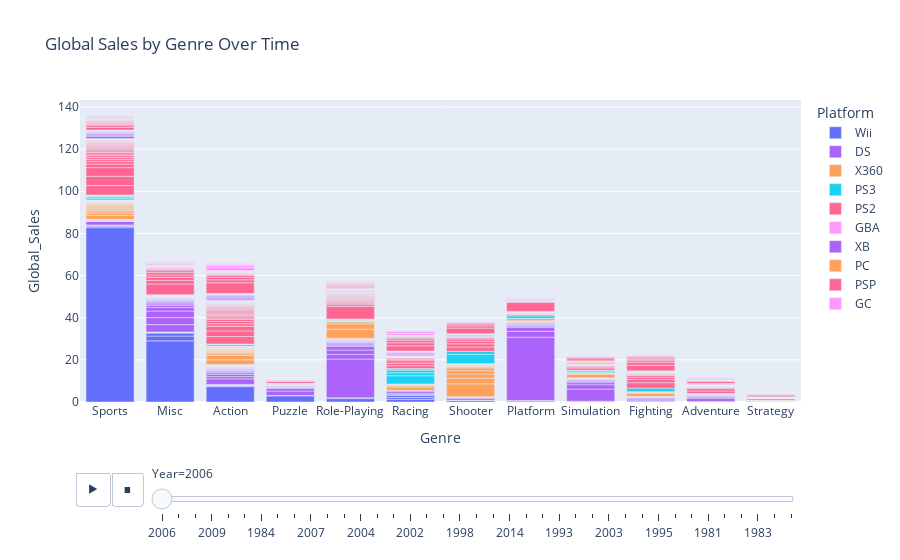

The notebook cell saved with this chart:
### Code cell
# Create a bar chart with a dropdown to filter by year
fig = px.bar(df, x='Genre', y='Global_Sales', color='Platform', animation_frame='Year', 
             title="Global Sales by Genre Over Time")
fig.show()

### Figure 1 — Plotly figure (JSON) as saved in the notebook; plotly's stock layout.template omitted (floating-point values rounded to 4 significant figures; data arrays with more than 128 entries replaced by an {"elided": "..."} marker saying what was removed)
{"data": [{"alignmentgroup": "True", "hovertemplate": "Platform=Wii<br>Year=2006<br>Genre=%{x}<br>Global_Sales=%{y}<extra></extra>", "legendgroup": "Wii", "marker": {"color": "#636efa", "pattern": {"shape": ""}}, "name": "Wii", "offsetgroup": "Wii", "orientation": "v", "showlegend": true, "textposition": "auto", "type": "bar", "x": ["Sports", "Misc", "Action", "Puzzle", "Misc", "Role-Playing", "Misc", "Racing", "Racing", "Racing", "Shooter", "Sports", "Racing", "Racing", "Platform", "Sports", "Role-Playing", "Simulation", "Action", "Fighting", "Fighting", "Adventure", "Sports", "Action", "Misc", "Shooter", "Misc", "Action", "Puzzle", "Action", "Misc", "Platform", "Platform", "Shooter", "Platform", "Action", "Action", "Action", "Strategy", "Misc", "Simulation", "Action", "Misc", "Puzzle"], "xaxis": "x", "y": [82.74, 29.02, 7.31, 2.92, 2.27, 1.61, 1.44, 1.29, 0.94, 0.89, 0.68, 0.56, 0.54, 0.52, 0.51, 0.5, 0.41, 0.35, 0.33, 0.33, 0.3, 0.28, 0.23, 0.22, 0.19, 0.15, 0.14, 0.14, 0.14, 0.13, 0.1, 0.09, 0.08, 0.08, 0.07, 0.07, 0.06, 0.05, 0.05, 0.05, 0.05, 0.04, 0.02, 0.02], "yaxis": "y"}, {"alignmentgroup": "True", "hovertemplate": "Platform=DS<br>Year=2006<br>Genre=%{x}<br>Global_Sales=%{y}<extra></extra>", "legendgroup": "DS", "marker": {"color": "#ab63fa", "pattern": {"shape": ""}}, "name": "DS", "offsetgroup": "DS", "orientation": "v", "showlegend": true, "textposition": "auto", "type": "bar", "x": {"elided": "202 str values"}, "xaxis": "x", "y": {"elided": "202 float values"}, "yaxis": "y"}, {"alignmentgroup": "True", "hovertemplate": "Platform=X360<br>Year=2006<br>Genre=%{x}<br>Global_Sales=%{y}<extra></extra>", "legendgroup": "X360", "marker": {"color": "#FFA15A", "pattern": {"shape": ""}}, "name": "X360", "offsetgroup": "X360", "orientation": "v", "showlegend": true, "textposition": "auto", "type": "bar", "x": ["Shooter", "Role-Playing", "Shooter", "Role-Playing", "Action", "Action", "Shooter", "Sports", "Racing", "Simulation", "Shooter", "Fighting", "Shooter", "Platform", "Sports", "Role-Playing", "Action", "Sports", "Sports", "Action", "Sports", "Fighting", "Racing", "Sports", "Sports", "Sports", "Sports", "Simulation", "Shooter", "Action", "Action", "Sports", "Shooter", "Action", "Racing", "Shooter", "Strategy", "Action", "Simulation", "Sports", "Sports", "Action", "Sports", "Racing", "Action", "Shooter", "Action", "Shooter", "Simulation", "Sports", "Role-Playing", "Role-Playing", "Action", "Sports", "Misc", "Role-Playing", "Sports", "Shooter", "Action", "Action", "Sports", "Shooter", "Racing", "Fighting", "Sports", "Action", "Action", "Role-Playing", "Sports", "Platform", "Racing", "Sports", "Shooter", "Racing", "Role-Playing", "Sports", "Action", "Action", "Fighting", "Shooter", "Misc", "Strategy", "Misc", "Fighting", "Puzzle", "Sports", "Role-Playing", "Role-Playing", "Shooter", "Shooter", "Strategy", "Sports", "Action"], "xaxis": "x", "y": [6.11, 4.39, 2.71, 2.5, 2.19, 2.09, 1.96, 1.8, 1.66, 1.63, 1.54, 1.47, 1.34, 1.05, 1, 0.92, 0.78, 0.76, 0.73, 0.64, 0.58, 0.51, 0.51, 0.49, 0.48, 0.48, 0.46, 0.42, 0.41, 0.4, 0.39, 0.37, 0.34, 0.34, 0.32, 0.32, 0.31, 0.3, 0.28, 0.28, 0.27, 0.27, 0.26, 0.25, 0.25, 0.25, 0.24, 0.22, 0.22, 0.21, 0.19, 0.19, 0.17, 0.17, 0.16, 0.16, 0.16, 0.15, 0.14, 0.14, 0.14, 0.14, 0.14, 0.13, 0.13, 0.13, 0.13, 0.12, 0.12, 0.11, 0.11, 0.1, 0.1, 0.09, 0.09, 0.08, 0.08, 0.08, 0.07, 0.07, 0.07, 0.06, 0.05, 0.04, 0.04, 0.03, 0.02, 0.02, 0.02, 0.01, 0.01, 0.01, 0.01], "yaxis": "y"}, {"alignmentgroup": "True", "hovertemplate": "Platform=PS3<br>Year=2006<br>Genre=%{x}<br>Global_Sales=%{y}<extra></extra>", "legendgroup": "PS3", "marker": {"color": "#19d3f3", "pattern": {"shape": ""}}, "name": "PS3", "offsetgroup": "PS3", "orientation": "v", "showlegend": true, "textposition": "auto", "type": "bar", "x": ["Shooter", "Racing", "Fighting", "Shooter", "Racing", "Racing", "Platform", "Action", "Simulation", "Sports", "Racing", "Sports", "Sports", "Role-Playing", "Sports", "Sports", "Simulation", "Role-Playing", "Simulation", "Racing", "Sports", "Action", "Action", "Misc", "Sports", "Misc", "Simulation"], "xaxis": "x", "y": [4.35, 3.88, 1.67, 1.52, 1.37, 1.26, 1.18, 0.76, 0.67, 0.63, 0.61, 0.52, 0.5, 0.39, 0.38, 0.26, 0.2, 0.2, 0.2, 0.18, 0.12, 0.12, 0.04, 0.03, 0.01, 0.01, 0.01], "yaxis": "y"}, {"alignmentgroup": "True", "hovertemplate": "Platform=PS2<br>Year=2006<br>Genre=%{x}<br>Global_Sales=%{y}<extra></extra>", "legendgroup": "PS2", "marker": {"color": "#FF6692", "pattern": {"shape": ""}}, "name": "PS2", "offsetgroup": "PS2", "orientation": "v", "showlegend": true, "textposition": "auto", "type": "bar", "x": {"elided": "259 str values"}, "xaxis": "x", "y": {"elided": "259 float values"}, "yaxis": "y"}, {"alignmentgroup": "True", "hovertemplate": "Platform=GBA<br>Year=2006<br>Genre=%{x}<br>Global_Sales=%{y}<extra></extra>", "legendgroup": "GBA", "marker": {"color": "#FF97FF", "pattern": {"shape": ""}}, "name": "GBA", "offsetgroup": "GBA", "orientation": "v", "showlegend": true, "textposition": "auto", "type": "bar", "x": ["Racing", "Adventure", "Role-Playing", "Misc", "Role-Playing", "Role-Playing", "Platform", "Role-Playing", "Misc", "Platform", "Simulation", "Action", "Platform", "Platform", "Action", "Adventure", "Action", "Puzzle", "Action", "Action", "Platform", "Role-Playing", "Sports", "Role-Playing", "Sports", "Sports", "Shooter", "Sports", "Action", "Role-Playing", "Action", "Misc", "Action", "Misc", "Action", "Action", "Racing", "Puzzle", "Platform"], "xaxis": "x", "y": [1.13, 0.47, 0.4, 0.3, 0.28, 0.28, 0.27, 0.26, 0.26, 0.25, 0.16, 0.16, 0.13, 0.1, 0.09, 0.09, 0.07, 0.07, 0.07, 0.05, 0.04, 0.03, 0.03, 0.03, 0.03, 0.03, 0.03, 0.03, 0.03, 0.03, 0.02, 0.02, 0.02, 0.02, 0.02, 0.02, 0.01, 0.01, 0.01], "yaxis": "y"}, {"alignmentgroup": "True", "hovertemplate": "Platform=XB<br>Year=2006<br>Genre=%{x}<br>Global_Sales=%{y}<extra></extra>", "legendgroup": "XB", "marker": {"color": "#ab63fa", "pattern": {"shape": ""}}, "name": "XB", "offsetgroup": "XB", "orientation": "v", "showlegend": true, "textposition": "auto", "type": "bar", "x": ["Sports", "Sports", "Action", "Sports", "Action", "Racing", "Action", "Action", "Shooter", "Action", "Sports", "Shooter", "Fighting", "Sports", "Sports", "Racing", "Racing", "Sports", "Shooter", "Action", "Sports", "Action", "Action", "Racing", "Sports", "Sports", "Action", "Platform", "Platform", "Sports", "Simulation", "Shooter", "Action", "Racing", "Sports", "Sports", "Strategy", "Racing", "Racing", "Sports", "Action", "Adventure", "Shooter", "Racing", "Misc", "Action", "Sports", "Sports", "Sports", "Shooter", "Fighting", "Shooter", "Fighting", "Sports", "Shooter", "Sports", "Shooter", "Action", "Shooter", "Racing", "Racing", "Sports"], "xaxis": "x", "y": [1.02, 0.56, 0.55, 0.54, 0.49, 0.47, 0.44, 0.44, 0.42, 0.42, 0.34, 0.33, 0.33, 0.33, 0.24, 0.2, 0.2, 0.19, 0.17, 0.15, 0.15, 0.14, 0.13, 0.13, 0.13, 0.12, 0.1, 0.1, 0.1, 0.08, 0.08, 0.08, 0.07, 0.07, 0.06, 0.05, 0.05, 0.04, 0.04, 0.04, 0.04, 0.04, 0.04, 0.03, 0.03, 0.03, 0.03, 0.03, 0.03, 0.03, 0.02, 0.02, 0.02, 0.02, 0.02, 0.02, 0.02, 0.02, 0.02, 0.02, 0.02, 0.01], "yaxis": "y"}, {"alignmentgroup": "True", "hovertemplate": "Platform=PC<br>Year=2006<br>Genre=%{x}<br>Global_Sales=%{y}<extra></extra>", "legendgroup": "PC", "marker": {"color": "#FFA15A", "pattern": {"shape": ""}}, "name": "PC", "offsetgroup": "PC", "orientation": "v", "showlegend": true, "textposition": "auto", "type": "bar", "x": ["Simulation", "Simulation", "Simulation", "Role-Playing", "Strategy", "Strategy", "Role-Playing", "Role-Playing", "Racing", "Strategy", "Adventure", "Simulation", "Simulation", "Strategy", "Action", "Simulation", "Strategy", "Simulation", "Action", "Shooter", "Strategy", "Simulation", "Strategy", "Action", "Strategy", "Role-Playing", "Shooter", "Role-Playing", "Strategy", "Strategy", "Shooter", "Puzzle", "Strategy", "Strategy", "Racing", "Simulation", "Simulation", "Sports", "Strategy", "Action", "Strategy", "Action", "Action", "Simulation", "Simulation", "Role-Playing", "Shooter", "Misc", "Role-Playing", "Sports", "Misc", "Puzzle"], "xaxis": "x", "y": [0.52, 0.43, 0.3, 0.26, 0.09, 0.09, 0.06, 0.06, 0.05, 0.05, 0.05, 0.04, 0.04, 0.04, 0.04, 0.04, 0.04, 0.04, 0.04, 0.03, 0.03, 0.03, 0.03, 0.03, 0.03, 0.03, 0.03, 0.03, 0.02, 0.02, 0.02, 0.02, 0.02, 0.02, 0.02, 0.02, 0.02, 0.02, 0.02, 0.02, 0.02, 0.02, 0.02, 0.02, 0.02, 0.02, 0.01, 0.01, 0.01, 0.01, 0.01, 0.01], "yaxis": "y"}, {"alignmentgroup": "True", "hovertemplate": "Platform=PSP<br>Year=2006<br>Genre=%{x}<br>Global_Sales=%{y}<extra></extra>", "legendgroup": "PSP", "marker": {"color": "#FF6692", "pattern": {"shape": ""}}, "name": "PSP", "offsetgroup": "PSP", "orientation": "v", "showlegend": true, "textposition": "auto", "type": "bar", "x": {"elided": "190 str values"}, "xaxis": "x", "y": {"elided": "190 float values"}, "yaxis": "y"}, {"alignmentgroup": "True", "hovertemplate": "Platform=GC<br>Year=2006<br>Genre=%{x}<br>Global_Sales=%{y}<extra></extra>", "legendgroup": "GC", "marker": {"color": "#FF97FF", "pattern": {"shape": ""}}, "name": "GC", "offsetgroup": "GC", "orientation": "v", "showlegend": true, "textposition": "auto", "type": "bar", "x": ["Action", "Action", "Racing", "Racing", "Sports", "Adventure", "Action", "Racing", "Platform", "Platform", "Action", "Simulation", "Action", "Adventure", "Platform", "Platform", "Sports", "Platform", "Sports", "Action", "Platform", "Platform", "Action", "Action", "Adventure", "Racing", "Sports", "Misc", "Platform", "Action", "Sports", "Misc", "Shooter", "Role-Playing", "Fighting", "Racing", "Action", "Action", "Fighting", "Sports"], "xaxis": "x", "y": [1.59, 0.97, 0.93, 0.92, 0.62, 0.5, 0.4, 0.35, 0.35, 0.33, 0.33, 0.27, 0.25, 0.21, 0.19, 0.19, 0.18, 0.17, 0.17, 0.17, 0.16, 0.15, 0.15, 0.15, 0.14, 0.13, 0.13, 0.13, 0.12, 0.12, 0.11, 0.11, 0.11, 0.1, 0.09, 0.08, 0.08, 0.06, 0.04, 0.04], "yaxis": "y"}], "layout": {"barmode": "relative", "legend": {"title": {"text": "Platform"}, "tracegroupgap": 0}, "sliders": [{"active": 0, "currentvalue": {"prefix": "Year="}, "len": 0.9, "pad": {"b": 10, "t": 60}, "steps": [{"args": [["2006"], {"frame": {"duration": 0, "redraw": true}, "fromcurrent": true, "mode": "immediate", "transition": {"duration": 0, "easing": "linear"}}], "label": "2006", "method": "animate"}, {"args": [["1985"], {"frame": {"duration": 0, "redraw": true}, "fromcurrent": true, "mode": "immediate", "transition": {"duration": 0, "easing": "linear"}}], "label": "1985", "method": "animate"}, {"args": [["2008"], {"frame": {"duration": 0, "redraw": true}, "fromcurrent": true, "mode": "immediate", "transition": {"duration": 0, "easing": "linear"}}], "label": "2008", "method": "animate"}, {"args": [["2009"], {"frame": {"duration": 0, "redraw": true}, "fromcurrent": true, "mode": "immediate", "transition": {"duration": 0, "easing": "linear"}}], "label": "2009", "method": "animate"}, {"args": [["1996"], {"frame": {"duration": 0, "redraw": true}, "fromcurrent": true, "mode": "immediate", "transition": {"duration": 0, "easing": "linear"}}], "label": "1996", "method": "animate"}, {"args": [["1989"], {"frame": {"duration": 0, "redraw": true}, "fromcurrent": true, "mode": "immediate", "transition": {"duration": 0, "easing": "linear"}}], "label": "1989", "method": "animate"}, {"args": [["1984"], {"frame": {"duration": 0, "redraw": true}, "fromcurrent": true, "mode": "immediate", "transition": {"duration": 0, "easing": "linear"}}], "label": "1984", "method": "animate"}, {"args": [["2005"], {"frame": {"duration": 0, "redraw": true}, "fromcurrent": true, "mode": "immediate", "transition": {"duration": 0, "easing": "linear"}}], "label": "2005", "method": "animate"}, {"args": [["1999"], {"frame": {"duration": 0, "redraw": true}, "fromcurrent": true, "mode": "immediate", "transition": {"duration": 0, "easing": "linear"}}], "label": "1999", "method": "animate"}, {"args": [["2007"], {"frame": {"duration": 0, "redraw": true}, "fromcurrent": true, "mode": "immediate", "transition": {"duration": 0, "easing": "linear"}}], "label": "2007", "method": "animate"}, {"args": [["2010"], {"frame": {"duration": 0, "redraw": true}, "fromcurrent": true, "mode": "immediate", "transition": {"duration": 0, "easing": "linear"}}], "label": "2010", "method": "animate"}, {"args": [["2013"], {"frame": {"duration": 0, "redraw": true}, "fromcurrent": true, "mode": "immediate", "transition": {"duration": 0, "easing": "linear"}}], "label": "2013", "method": "animate"}, {"args": [["2004"], {"frame": {"duration": 0, "redraw": true}, "fromcurrent": true, "mode": "immediate", "transition": {"duration": 0, "easing": "linear"}}], "label": "2004", "method": "animate"}, {"args": [["1990"], {"frame": {"duration": 0, "redraw": true}, "fromcurrent": true, "mode": "immediate", "transition": {"duration": 0, "easing": "linear"}}], "label": "1990", "method": "animate"}, {"args": [["1988"], {"frame": {"duration": 0, "redraw": true}, "fromcurrent": true, "mode": "immediate", "transition": {"duration": 0, "easing": "linear"}}], "label": "1988", "method": "animate"}, {"args": [["2002"], {"frame": {"duration": 0, "redraw": true}, "fromcurrent": true, "mode": "immediate", "transition": {"duration": 0, "easing": "linear"}}], "label": "2002", "method": "animate"}, {"args": [["2001"], {"frame": {"duration": 0, "redraw": true}, "fromcurrent": true, "mode": "immediate", "transition": {"duration": 0, "easing": "linear"}}], "label": "2001", "method": "animate"}, {"args": [["2011"], {"frame": {"duration": 0, "redraw": true}, "fromcurrent": true, "mode": "immediate", "transition": {"duration": 0, "easing": "linear"}}], "label": "2011", "method": "animate"}, {"args": [["1998"], {"frame": {"duration": 0, "redraw": true}, "fromcurrent": true, "mode": "immediate", "transition": {"duration": 0, "easing": "linear"}}], "label": "1998", "method": "animate"}, {"args": [["2015"], {"frame": {"duration": 0, "redraw": true}, "fromcurrent": true, "mode": "immediate", "transition": {"duration": 0, "easing": "linear"}}], "label": "2015", "method": "animate"}, {"args": [["2012"], {"frame": {"duration": 0, "redraw": true}, "fromcurrent": true, "mode": "immediate", "transition": {"duration": 0, "easing": "linear"}}], "label": "2012", "method": "animate"}, {"args": [["2014"], {"frame": {"duration": 0, "redraw": true}, "fromcurrent": true, "mode": "immediate", "transition": {"duration": 0, "easing": "linear"}}], "label": "2014", "method": "animate"}, {"args": [["1992"], {"frame": {"duration": 0, "redraw": true}, "fromcurrent": true, "mode": "immediate", "transition": {"duration": 0, "easing": "linear"}}], "label": "1992", "method": "animate"}, {"args": [["1997"], {"frame": {"duration": 0, "redraw": true}, "fromcurrent": true, "mode": "immediate", "transition": {"duration": 0, "easing": "linear"}}], "label": "1997", "method": "animate"}, {"args": [["1993"], {"frame": {"duration": 0, "redraw": true}, "fromcurrent": true, "mode": "immediate", "transition": {"duration": 0, "easing": "linear"}}], "label": "1993", "method": "animate"}, {"args": [["1994"], {"frame": {"duration": 0, "redraw": true}, "fromcurrent": true, "mode": "immediate", "transition": {"duration": 0, "easing": "linear"}}], "label": "1994", "method": "animate"}, {"args": [["1982"], {"frame": {"duration": 0, "redraw": true}, "fromcurrent": true, "mode": "immediate", "transition": {"duration": 0, "easing": "linear"}}], "label": "1982", "method": "animate"}, {"args": [["2003"], {"frame": {"duration": 0, "redraw": true}, "fromcurrent": true, "mode": "immediate", "transition": {"duration": 0, "easing": "linear"}}], "label": "2003", "method": "animate"}, {"args": [["1986"], {"frame": {"duration": 0, "redraw": true}, "fromcurrent": true, "mode": "immediate", "transition": {"duration": 0, "easing": "linear"}}], "label": "1986", "method": "animate"}, {"args": [["2000"], {"frame": {"duration": 0, "redraw": true}, "fromcurrent": true, "mode": "immediate", "transition": {"duration": 0, "easing": "linear"}}], "label": "2000", "method": "animate"}, {"args": [["1995"], {"frame": {"duration": 0, "redraw": true}, "fromcurrent": true, "mode": "immediate", "transition": {"duration": 0, "easing": "linear"}}], "label": "1995", "method": "animate"}, {"args": [["2016"], {"frame": {"duration": 0, "redraw": true}, "fromcurrent": true, "mode": "immediate", "transition": {"duration": 0, "easing": "linear"}}], "label": "2016", "method": "animate"}, {"args": [["1991"], {"frame": {"duration": 0, "redraw": true}, "fromcurrent": true, "mode": "immediate", "transition": {"duration": 0, "easing": "linear"}}], "label": "1991", "method": "animate"}, {"args": [["1981"], {"frame": {"duration": 0, "redraw": true}, "fromcurrent": true, "mode": "immediate", "transition": {"duration": 0, "easing": "linear"}}], "label": "1981", "method": "animate"}, {"args": [["1987"], {"frame": {"duration": 0, "redraw": true}, "fromcurrent": true, "mode": "immediate", "transition": {"duration": 0, "easing": "linear"}}], "label": "1987", "method": "animate"}, {"args": [["1980"], {"frame": {"duration": 0, "redraw": true}, "fromcurrent": true, "mode": "immediate", "transition": {"duration": 0, "easing": "linear"}}], "label": "1980", "method": "animate"}, {"args": [["1983"], {"frame": {"duration": 0, "redraw": true}, "fromcurrent": true, "mode": "immediate", "transition": {"duration": 0, "easing": "linear"}}], "label": "1983", "method": "animate"}, {"args": [["2020"], {"frame": {"duration": 0, "redraw": true}, "fromcurrent": true, "mode": "immediate", "transition": {"duration": 0, "easing": "linear"}}], "label": "2020", "method": "animate"}, {"args": [["2017"], {"frame": {"duration": 0, "redraw": true}, "fromcurrent": true, "mode": "immediate", "transition": {"duration": 0, "easing": "linear"}}], "label": "2017", "method": "animate"}], "x": 0.1, "xanchor": "left", "y": 0, "yanchor": "top"}], "title": {"text": "Global Sales by Genre Over Time"}, "updatemenus": [{"buttons": [{"args": [null, {"frame": {"duration": 500, "redraw": true}, "fromcurrent": true, "mode": "immediate", "transition": {"duration": 500, "easing": "linear"}}], "label": "&#9654;", "method": "animate"}, {"args": [[null], {"frame": {"duration": 0, "redraw": true}, "fromcurrent": true, "mode": "immediate", "transition": {"duration": 0, "easing": "linear"}}], "label": "&#9724;", "method": "animate"}], "direction": "left", "pad": {"r": 10, "t": 70}, "showactive": false, "type": "buttons", "x": 0.1, "xanchor": "right", "y": 0, "yanchor": "top"}], "xaxis": {"anchor": "y", "domain": [0, 1], "title": {"text": "Genre"}}, "yaxis": {"anchor": "x", "domain": [0, 1], "title": {"text": "Global_Sales"}}}}
